Frame 1 (no input): blank canvas, image omitted
Frame 60 (no input): blank canvas, image omitted
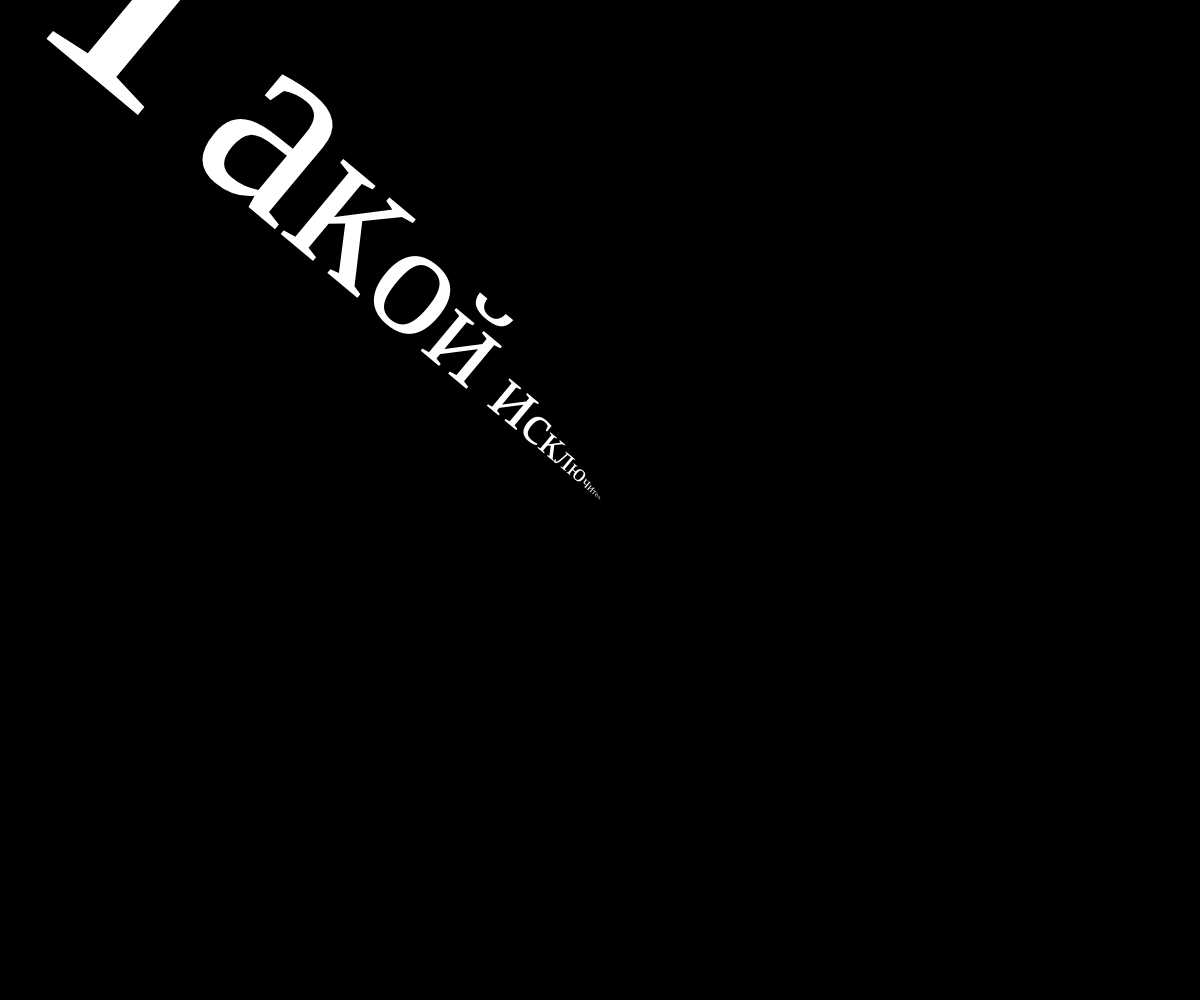
Frame 120 (the mouse pressed at the canvas centre since frame 60)

The p5.js sketch whose frames 1 and 60 were blank and that drew this single picture after the mouse press (run headless with seeded random() and noise() and a simulated clock; from frame 60 on, the mouse is pressed at the canvas centre):

// p5.js sketch
// ── sketch.js

function preload(){
  // put preload code here
}

var x = 0, y = 0;
var stepSize = 200.0;
var letters = "Такой исключительной по-глощенности темой о человеке ни у кого никогда не было. И ни у кого не было такой гениальности в раскрытии тайн человеческой природы. Достоевский, прежде всего, великий антрополог, исследователь человеческой природы, ее глубин и ее тайн. Все его творчество — антропологические опыты и эксперименты. Достоевский — не художник-реалист, а экспериментатор, создатель опытной метафизики человеческой природы. Все художество Достоевского есть лишь метод антропологических изысканий и открытий. Он не только ниже Толстого как художник, но он и не может быть назван в строгом смысле этого слова художником. То, что пишет Достоевский, — и не романы, и не трагедии, и никакая форма художественного творчества. Это, конечно, какое-то великое художество, целиком захватывающее, вовлекающее в свой особый мир, действующее магически.";
var fontSizeMin = 3;
var angleDistortion = 0.0;
var counter = 0;



function setup() {
  // put setup code here
  createCanvas(windowWidth, windowHeight);
  background(0);
   smooth();
   cursor(CROSS);

   x = mouseX;
   y = mouseY;

 textAlign(LEFT);
 fill(255);

}


function draw() {
  // put drawing code here

  if (mouseOver) {
  var d = dist(x,y, mouseX, mouseY);
  textFont('Bodoni');
  textSize(fontSizeMin+d/2)
  var newLetter = letters.charAt(counter);;
  stepSize = textWidth(newLetter);

  if (d > stepSize) {
    var angle = atan2(mouseY-y, mouseX-x);

    push();
    translate(x, y);
    rotate(angle + random(angleDistortion));
    text(newLetter, 0, 0);
    pop();

    counter++;
   if (counter > letters.length-1) counter = 0;

    x = x + cos(angle) * stepSize;
    y = y + sin(angle) * stepSize;
  }
}
}

function mouseOver() {
x = mouseX;
y = mouseY;
}



function windowResized() {
  resizeCanvas(windowWidth, windowHeight)

}
